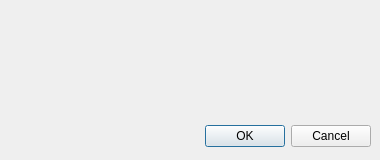
<?xml version="1.0" encoding="UTF-8"?>
<ui version="4.0">
 <class>Confirmation</class>
 <widget class="QDialog" name="Confirmation">
  <property name="geometry">
   <rect>
    <x>0</x>
    <y>0</y>
    <width>380</width>
    <height>160</height>
   </rect>
  </property>
  <property name="windowTitle">
   <string>Confirmaçao</string>
  </property>
  <widget class="QDialogButtonBox" name="buttonBox">
   <property name="geometry">
    <rect>
     <x>10</x>
     <y>120</y>
     <width>361</width>
     <height>32</height>
    </rect>
   </property>
   <property name="orientation">
    <enum>Qt::Horizontal</enum>
   </property>
   <property name="standardButtons">
    <set>QDialogButtonBox::Cancel|QDialogButtonBox::Ok</set>
   </property>
  </widget>
  <widget class="QLabel" name="message">
   <property name="geometry">
    <rect>
     <x>20</x>
     <y>20</y>
     <width>341</width>
     <height>81</height>
    </rect>
   </property>
   <property name="layoutDirection">
    <enum>Qt::RightToLeft</enum>
   </property>
   <property name="text">
    <string/>
   </property>
   <property name="textFormat">
    <enum>Qt::AutoText</enum>
   </property>
   <property name="alignment">
    <set>Qt::AlignLeading|Qt::AlignLeft|Qt::AlignTop</set>
   </property>
   <property name="wordWrap">
    <bool>true</bool>
   </property>
  </widget>
 </widget>
 <resources/>
 <connections>
  <connection>
   <sender>buttonBox</sender>
   <signal>rejected()</signal>
   <receiver>Confirmation</receiver>
   <slot>reject()</slot>
   <hints>
    <hint type="sourcelabel">
     <x>316</x>
     <y>260</y>
    </hint>
    <hint type="destinationlabel">
     <x>286</x>
     <y>274</y>
    </hint>
   </hints>
  </connection>
  <connection>
   <sender>buttonBox</sender>
   <signal>accepted()</signal>
   <receiver>Confirmation</receiver>
   <slot>accept()</slot>
   <hints>
    <hint type="sourcelabel">
     <x>248</x>
     <y>254</y>
    </hint>
    <hint type="destinationlabel">
     <x>157</x>
     <y>274</y>
    </hint>
   </hints>
  </connection>
 </connections>
</ui>
